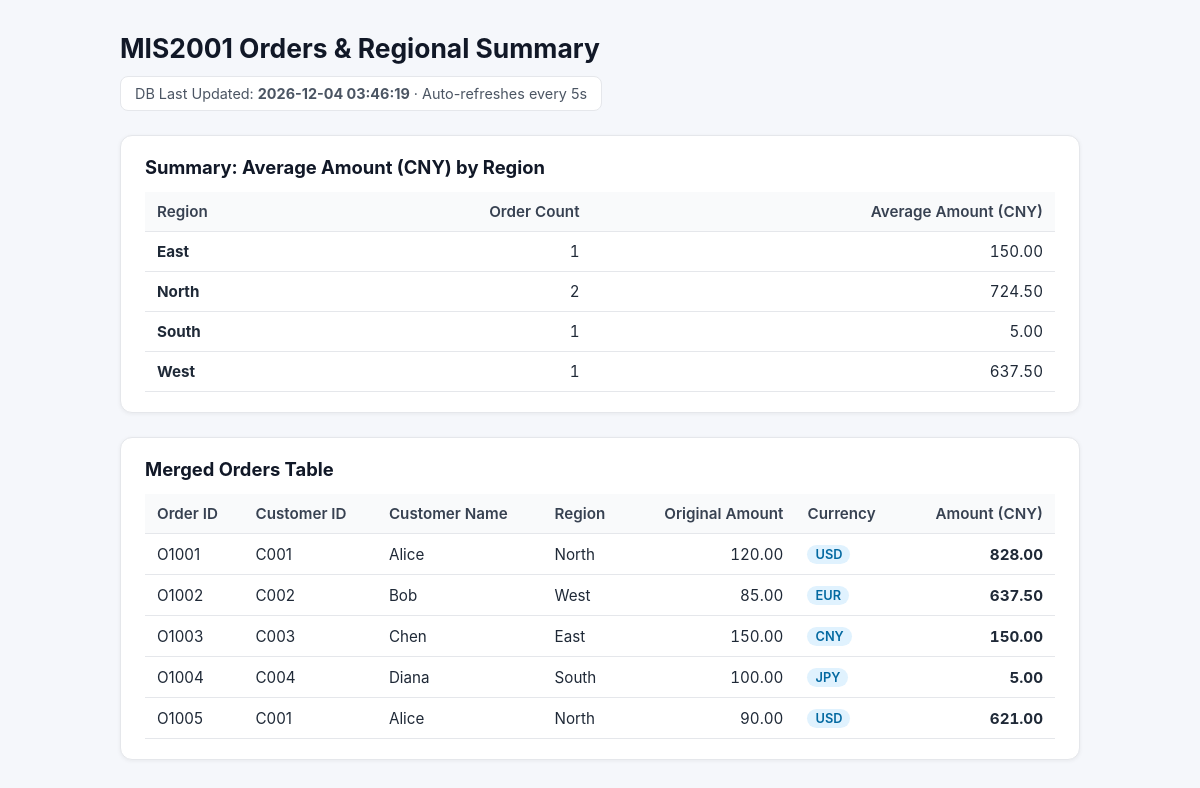
The page / on the database its author committed.
### tables this page shows
CREATE TABLE "region_summary" (
"region" TEXT,
  "order_count" INTEGER,
  "avg_amount_cny" REAL
);

CREATE TABLE "merged_orders" (
"order_id" TEXT,
  "customer_id" TEXT,
  "customer_name" TEXT,
  "region" TEXT,
  "amount" INTEGER,
  "currency" TEXT,
  "amount_cny" REAL
);

### app.py (the view)
@app.route("/")
def index():
    orders, summary, updated_at = fetch_tables()
    return render_template(
        "index.html",
        orders=orders,
        summary=summary,
        updated_at=updated_at,
    )

### app.py (called while the page is built)
def fetch_tables() -> tuple[list[dict], list[dict], str]:
    if not DB_PATH.exists():
        return [], [], "Database not found"
    with sqlite3.connect(DB_PATH) as conn:
        conn.row_factory = sqlite3.Row
        orders = [
            dict(row)
            for row in conn.execute(
                "SELECT order_id, customer_id, customer_name, region, amount, currency, amount_cny "
                "FROM merged_orders ORDER BY order_id"
            ).fetchall()
        ]
        summary = [
            dict(row)
            for row in conn.execute(
                "SELECT region, order_count, avg_amount_cny "
                "FROM region_summary ORDER BY region"
            ).fetchall()
        ]
    updated_at = datetime.fromtimestamp(DB_PATH.stat().st_mtime).strftime("%Y-%m-%d %H:%M:%S")
    return orders, summary, updated_at

### templates/index.html (shortened to what this page needs)
<!DOCTYPE html>
<html lang="en">
<head>
</head>
<body>
  <div class="container">
    <header>
      <h1>MIS2001 Orders &amp; Regional Summary</h1>
      <div class="meta">
        DB Last Updated: <strong id="updated-at">{{ updated_at }}</strong> · Auto-refreshes every 5s
      </div>
    </header>
    <section class="card">
      <h2>Summary: Average Amount (CNY) by Region</h2>
      <table>
        <thead>
          <tr>
            <th>Region</th>
            <th class="num">Order Count</th>
            <th class="num">Average Amount (CNY)</th>
          </tr>
        </thead>
        <tbody id="summary-body">
          {% for row in summary %}
          <tr>
            <td><strong>{{ row.region }}</strong></td>
            <td class="num">{{ row.order_count }}</td>
            <td class="num">{{ "%.2f"|format(row.avg_amount_cny) }}</td>
          </tr>
          {% endfor %}
        </tbody>
      </table>
    </section>
    <section class="card">
      <h2>Merged Orders Table</h2>
      <table>
        <thead>
          <tr>
            <th>Order ID</th>
            <th>Customer ID</th>
            <th>Customer Name</th>
            <th>Region</th>
            <th class="num">Original Amount</th>
            <th>Currency</th>
            <th class="num">Amount (CNY)</th>
          </tr>
        </thead>
        <tbody id="orders-body">
          {% for row in orders %}
          <tr>
            <td>{{ row.order_id }}</td>
            <td>{{ row.customer_id }}</td>
            <td>{{ row.customer_name }}</td>
            <td>{{ row.region }}</td>
            <td class="num">{{ "%.2f"|format(row.amount) }}</td>
            <td><span class="badge">{{ row.currency }}</span></td>
            <td class="num"><strong>{{ "%.2f"|format(row.amount_cny) }}</strong></td>
          </tr>
          {% endfor %}
        </tbody>
      </table>
    </section>
  </div>
</body>
</html>

### templates/index.html (style rules this page uses)
* { box-sizing: border-box; }
body { font-family: -apple-system, BlinkMacSystemFont, "Segoe UI", Roboto, sans-serif; background: #f5f7fb; color: #1f2937; margin: 0; padding: 32px 20px; }
.container { max-width: 960px; margin: 0 auto; }
header { display: flex; justify-content: space-between; align-items: center; flex-wrap: wrap; gap: 12px; margin-bottom: 24px; }
h1 { margin: 0; font-size: 1.65rem; color: #111827; }
.meta { font-size: 0.9rem; color: #4b5563; background: #ffffff; padding: 8px 14px; border-radius: 8px; border: 1px solid #e5e7eb; }
.card { background: #ffffff; border-radius: 12px; padding: 20px 24px; margin-bottom: 24px; box-shadow: 0 1px 4px rgba(0, 0, 0, 0.06); border: 1px solid #e5e7eb; }
h2 { margin: 0 0 14px 0; font-size: 1.15rem; color: #111827; }
table { width: 100%; border-collapse: collapse; font-size: 0.95rem; }
th, td { padding: 10px 12px; text-align: left; border-bottom: 1px solid #e5e7eb; }
th { background: #f9fafb; font-weight: 600; color: #374151; }
.num { text-align: right; font-variant-numeric: tabular-nums; }
.badge { display: inline-block; padding: 2px 8px; border-radius: 999px; background: #e0f2fe; color: #0369a1; font-size: 0.8rem; font-weight: 600; }

### rows shown on the page
region_summary: region "East", order_count "1", avg_amount_cny "150.00"
region_summary: region "North", order_count "2", avg_amount_cny "724.50"
region_summary: region "South", order_count "1", avg_amount_cny "5.00"
region_summary: region "West", order_count "1", avg_amount_cny "637.50"
merged_orders: order_id "O1001", customer_id "C001", customer_name "Alice", region "North", amount "120.00", currency "USD", amount_cny "828.00"
merged_orders: order_id "O1002", customer_id "C002", customer_name "Bob", region "West", amount "85.00", currency "EUR", amount_cny "637.50"
merged_orders: order_id "O1003", customer_id "C003", customer_name "Chen", region "East", amount "150.00", currency "CNY", amount_cny "150.00"
merged_orders: order_id "O1004", customer_id "C004", customer_name "Diana", region "South", amount "100.00", currency "JPY", amount_cny "5.00"
merged_orders: order_id "O1005", customer_id "C001", customer_name "Alice", region "North", amount "90.00", currency "USD", amount_cny "621.00"

### other values the page prints
{{ updated_at }} "2026-12-04 03:46:19"
